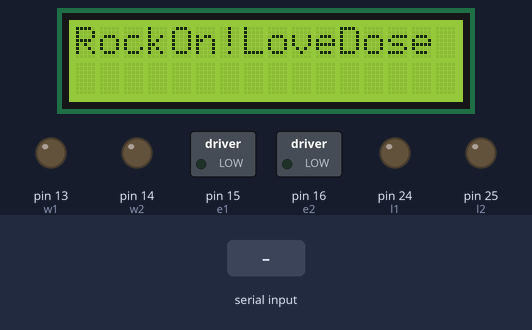
A sketch run on a simulated Arduino Mega 2560, built with avr-gcc and run on an emulated ATmega2560. Parts: 16×2 character LCD, switched loads named in the sketch (green lamp = pin HIGH), output pins drawn as LEDs (lit = HIGH). Inputs (shaded band) come from the test bench. Pins used as bus, display or sensor lines are not drawn; what the sketch prints to the serial monitor is not drawn.

Above: at 3.2 s.
3.3 s: "a" received over Serial
At 3.48 s:
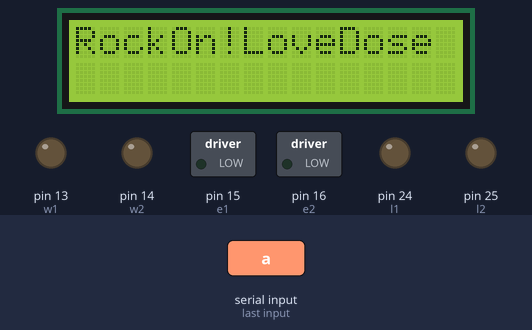
5.1 s: "d" received over Serial
At 5.27 s:
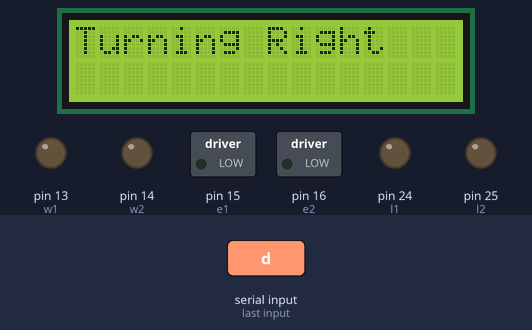
6.9 s: "j" received over Serial
At 7.07 s:
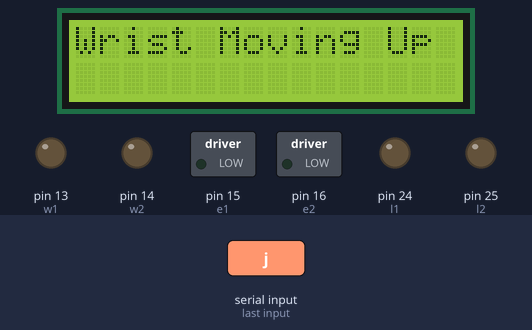
8.7 s: "k" received over Serial
At 8.87 s:
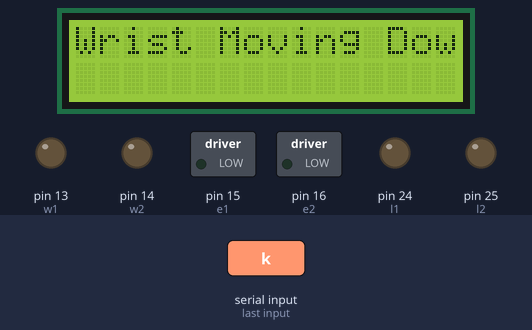
10.5 s: "n" received over Serial
At 10.67 s:
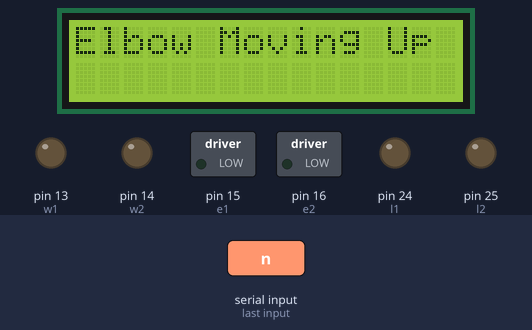
12.3 s: "m" received over Serial
At 12.47 s:
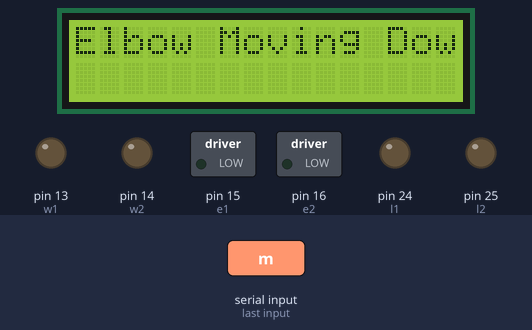
Timing chart, 0 to 15.1 s (numbered marks = the images above; inputs shaded):
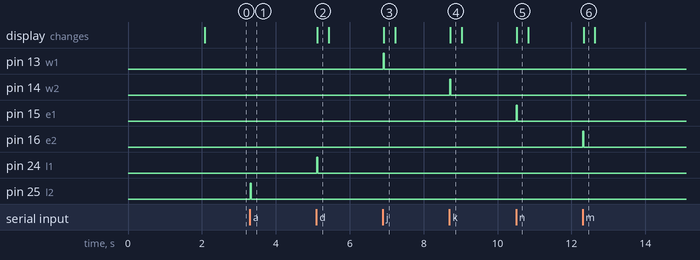

The sketch:

ccr.ino
```cpp
#include<LiquidCrystal.h>
LiquidCrystal lcd(12,11,5,4,3,2); //rs, en, d4, d5, d6, d7

const int l1 = 24;  //left motor pins
const int l2 = 25;
const int r1 = 0;  //right motor pins
const int r2 = 1;

const int e1 = 15;  //elbow motor pins
const int e2 = 16;
const int w1 = 13;  //wrist motor pins
const int w2 = 14;

void Forward(){    //forward
digitalWrite(l1,1);
digitalWrite(l2,0);
digitalWrite(r1,1);
digitalWrite(r2,0);
}

void Stop(){        //stop
digitalWrite(l1,0);
digitalWrite(l2,0);
digitalWrite(r1,0);
digitalWrite(r2,0);

digitalWrite(e1,0);
digitalWrite(e2,0);
digitalWrite(w1,0);
digitalWrite(w2,0);
}

void Reverse(){      //reverse
digitalWrite(l1,0);
digitalWrite(l2,1);
digitalWrite(r1,0);
digitalWrite(r2,1);

}

void Right(){      //right
digitalWrite(l1,1);
digitalWrite(l2,0);
digitalWrite(r1,0);
digitalWrite(r2,1);

}

void Left(){        //left
digitalWrite(l1,0);
digitalWrite(l2,1);
digitalWrite(r1,1);
digitalWrite(r2,0);

}

void ElbowUp(){      //elbowup
digitalWrite(e1,1);
digitalWrite(e2,0);

}

void ElbowDown(){      //elbowdown
digitalWrite(e1,0);
digitalWrite(e2,1);

}

void WristUp(){      //wristup
digitalWrite(w1,1);
digitalWrite(w2,0);

}

void WristDown(){      //wristdown
digitalWrite(w1,0);
digitalWrite(w2,1);

}


void setup(){
Serial.begin(9600);  //baudrate

pinMode(l1,OUTPUT);  //left motor
pinMode(l2,OUTPUT);
pinMode(r1,OUTPUT);  //right motor
pinMode(r2,OUTPUT);
pinMode(e1,OUTPUT);  //elbow motor
pinMode(e2,OUTPUT);
pinMode(w1,OUTPUT);  //wrist motor
pinMode(w2,OUTPUT);


lcd.begin(16,2);      //declaring 16*2 LCD
lcd.print("IIT PALAKKAD");  //initial display
delay(2000);
}

void loop(){
lcd.clear();  //clearing lcd

while(!Serial.available()){

  lcd.clear();
  lcd.print("RockOn!LoveDose");  //print that no data is available
  delay(5);
  Stop();
}

char c = Serial.read();

Serial.println(c);
//lcd.clear();
//lcd.print(c);
//delay(10);
lcd.clear();


if( c == 'a' ){          //left
  Left();
  lcd.print( "Turning Left" );
  delay(20);
}

if( c == 'd' ){          //right
  Right();
  lcd.print( "Turning Right" );
  delay(20);

}

if( c == 'w' ){          //forward
  Forward();
  lcd.print( "Moving Forward" );
  delay(20);
}

if( c == 's' ){          //reverse
  Reverse();
  lcd.print( "Moving Backward" );
  delay(20);
}

if( c == 'j' ){          //wristup
  WristUp();
  lcd.print( "Wrist Moving Up" );
  delay(20);
}

if( c == 'k' ){          //wristdown
  WristDown();
  lcd.print( "Wrist Moving Down" );
  delay(20);
}

if( c == 'n' ){          //elbowup
  ElbowUp();
  lcd.print( "Elbow Moving Up" );
  delay(20);

}

if( c == 'm' ){          //elbowdown
  ElbowDown();
  lcd.print( "Elbow Moving Down" );
  delay(20);

}

}
```

Measured:
- after the input at 3.3 s, pin 25 (l2): LOW → HIGH at once, → LOW 0.03 s later
- after the input at 5.1 s, pin 24 (l1): LOW → HIGH at once, → LOW 0.03 s later; the display: changes at once (image 2)
- after the input at 6.9 s, pin 13 (w1): LOW → HIGH at once, → LOW 0.03 s later; the display: changes at once (image 3)
- after the input at 8.7 s, pin 14 (w2): LOW → HIGH at once, → LOW 0.03 s later; the display: changes at once (image 4)
- after the input at 10.5 s, pin 15 (e1): LOW → HIGH at once, → LOW 0.03 s later; the display: changes at once (image 5)
- after the input at 12.3 s, pin 16 (e2): LOW → HIGH at once, → LOW 0.03 s later; the display: changes at once (image 6)
